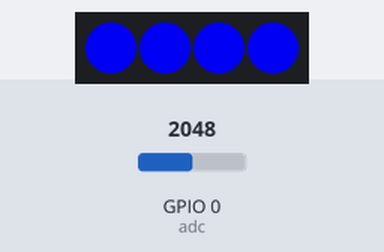
This program was run on a simulated ESP32 board running MicroPython. Shown: 4 RGB LEDs in strip order, left to right. The test bench sets the inputs (shaded band); at power-on: GPIO 0 (adc) = 2048 (analog values on the 0–4095 scale). Dim RGB values are drawn brighter than linear; what the program prints to the serial console is not drawn.

Above: at 1.2 s.
1.3 s: GPIO 0 (adc) set to 2866
At 2.5 s:
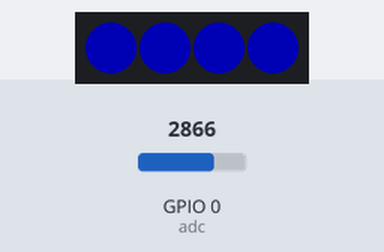
2.8 s: GPIO 0 (adc) set to 3603
At 3.8 s:
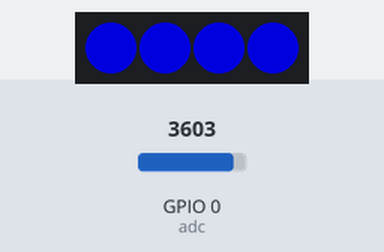
4.3 s: GPIO 0 (adc) set to 1228
At 4.9 s:
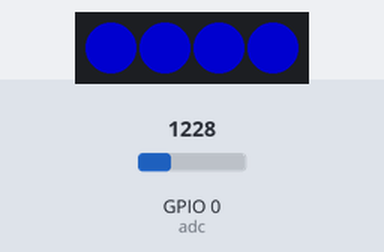
Timing chart, 0 to 5.5 s (numbered marks = the images above; inputs shaded):
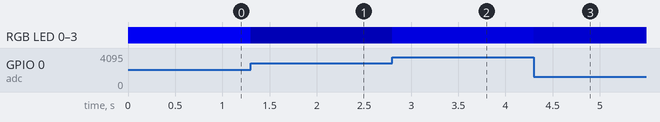

Measured:
- after the input at 1.3 s, RGB LED 0–3: RGB(0, 0, 218) → RGB(0, 0, 64) at once
- after the input at 2.8 s, RGB LED 0–3: RGB(0, 0, 64) → RGB(0, 0, 156) at once
- after the input at 4.3 s, RGB LED 0–3: RGB(0, 0, 156) → RGB(0, 0, 116) at once

The program:

Q10-lumiere_neopixels.py
```python
"""
lumiere neopixels
"""
NBPIXELS=4

from neopixel import NeoPixel
from machine import Pin,ADC
from time import sleep_ms


np = NeoPixel(Pin(14), NBPIXELS)
adc = ADC(0)

LUMIERE_MIN = 300

while True:
    valeur=adc.read()
    print(valeur)
    couleur=(0,0,(valeur-LUMIERE_MIN)//8)
    for n in range(0,NBPIXELS):
        np[n] = couleur
    np.write()
```
